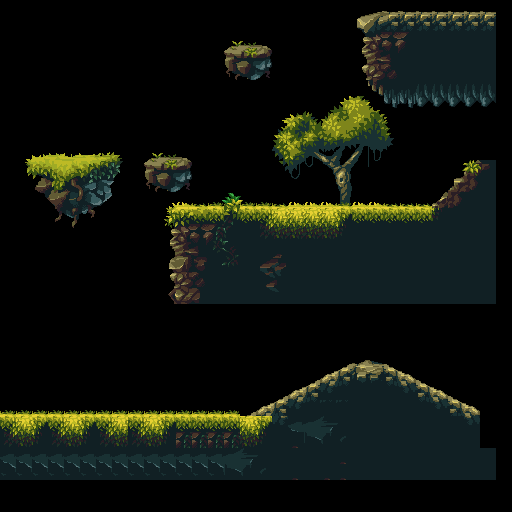

This game map was drawn from its Tiled (.tmx) file and the tilesets committed beside it. A one-line description and the full map source follow:
An orthogonal 32x32 tile map with 16x16 px tiles, 1 tile layer (Primary).

<map version="1.2" tiledversion="1.3.3" orientation="orthogonal" renderorder="left-down" width="32" height="32" tilewidth="16" tileheight="16" infinite="0" nextlayerid="4" nextobjectid="2">
 <editorsettings>
  <export target="level1.json" format="json" />
 </editorsettings>
 <tileset firstgid="1" source="tileset.tsx" />
 <layer id="1" name="Primary" width="32" height="32">
  <data encoding="csv">
0,0,0,0,0,0,0,0,0,0,0,0,0,0,0,0,0,0,0,0,0,0,149,150,151,152,154,154,154,154,154,0,
0,0,0,0,0,0,0,0,0,0,0,0,0,0,0,0,0,0,0,0,0,0,213,214,215,216,218,218,218,218,218,0,
195,0,0,0,0,0,0,0,0,0,0,0,0,0,452,453,454,0,0,0,0,0,277,278,279,280,282,282,282,282,282,0,
259,0,0,0,0,0,265,0,0,0,0,0,0,0,516,517,518,0,0,0,0,0,341,342,343,344,346,346,346,346,346,0,
323,324,0,0,0,328,329,0,0,0,0,0,0,0,580,581,582,0,0,0,0,0,405,406,407,408,410,410,410,410,410,0,
387,388,0,0,391,0,0,0,0,0,0,0,0,0,0,0,0,0,0,0,0,0,469,470,471,472,474,474,474,474,474,0,
0,0,0,0,0,0,0,0,0,0,0,0,0,0,0,0,0,205,206,207,208,209,210,211,535,536,538,538,538,538,538,0,
0,0,0,0,0,0,0,0,0,0,0,0,0,0,0,0,0,269,270,271,272,273,274,275,276,0,0,0,0,0,0,0,
0,0,0,0,0,0,0,0,0,0,0,0,0,0,0,0,0,333,334,335,336,337,338,339,340,0,0,0,0,0,0,0,
66,67,68,69,70,71,72,73,0,452,453,454,0,0,0,0,0,397,398,399,400,401,402,403,404,0,0,997,0,0,0,0,
130,131,132,133,134,135,136,137,0,516,517,518,0,0,0,0,0,461,462,463,464,465,466,467,468,0,0,997,998,999,1000,0,
194,195,196,197,198,199,200,201,0,580,581,582,0,0,0,0,0,525,526,527,528,529,530,531,532,0,0,1061,1062,1063,1064,0,
258,259,260,261,262,263,264,265,0,706,707,708,709,710,711,712,717,709,708,708,708,593,708,708,709,709,709,1125,1126,1127,1128,0,
322,323,324,325,326,327,328,329,0,770,771,772,773,774,775,776,781,782,782,782,782,783,776,776,776,776,776,847,840,840,840,0,
386,387,388,389,390,391,392,393,0,834,835,836,837,838,839,840,845,846,846,846,846,847,840,840,840,840,840,840,840,840,840,0,
0,0,0,0,0,0,0,0,0,898,899,900,901,902,903,904,973,974,904,904,904,904,904,904,904,904,904,840,904,1064,1064,0,
0,0,0,0,0,0,0,0,0,962,963,964,965,966,967,968,1037,1038,968,968,968,968,968,968,968,968,968,840,968,1064,1128,0,
0,0,0,0,0,0,0,0,0,1026,1027,1028,1029,1030,1031,1032,1101,1102,1032,1032,1032,1032,1032,1032,1032,1032,1032,1032,1032,1064,1064,0,
0,0,0,0,0,0,0,0,0,1090,1091,1092,1093,1094,1095,1096,1165,1166,1096,1096,1096,1096,1096,1096,1096,1096,1096,1096,1096,1128,1128,0,
0,0,0,0,0,0,0,0,0,0,0,0,0,0,0,0,0,0,0,0,0,0,0,0,0,0,0,0,0,0,0,0,
0,0,0,0,0,0,0,0,0,0,0,0,0,0,0,0,0,0,0,0,0,0,0,0,0,0,0,0,0,0,0,0,
0,0,0,0,0,0,0,0,0,0,0,0,0,0,0,0,0,0,0,0,0,0,0,0,0,0,0,0,0,0,0,0,
0,0,0,0,0,0,0,0,0,0,0,0,0,0,0,0,0,0,0,0,917,918,920,921,923,924,0,0,0,0,0,0,
0,0,0,0,0,0,0,0,0,0,0,0,0,0,0,0,0,0,917,918,981,982,984,985,987,988,923,924,0,0,0,0,
0,0,0,0,0,0,0,0,0,0,0,0,0,0,0,0,917,918,981,982,1045,1046,1048,1049,1051,1052,987,988,923,924,0,0,
717,718,719,717,718,719,717,718,717,718,719,717,718,719,717,918,981,982,1045,1046,1046,1046,1048,1048,1048,1049,1051,1052,987,988,0,0,
781,782,783,781,782,783,781,782,781,782,783,774,774,774,774,782,783,1045,976,977,978,979,1048,1048,1048,1048,1048,1048,1049,1052,0,0,
845,846,847,845,846,847,845,846,845,846,847,838,838,838,838,846,847,973,974,1041,1042,1043,1048,1049,1049,1049,1049,1049,1049,1049,0,0,
976,976,976,976,976,976,976,976,976,976,976,976,976,976,977,978,979,973,973,973,973,974,1048,1048,1048,1048,1048,1048,1048,1048,1049,0,
1040,1040,1040,1040,1040,1040,1040,1040,1040,1040,1040,1040,1040,1040,1041,1042,1043,973,974,973,974,974,1048,1049,1049,1049,1049,1049,1049,1049,1049,0,
0,0,0,0,0,0,0,0,0,0,0,0,0,0,0,0,0,0,0,0,0,0,0,0,0,0,0,0,0,0,0,0,
0,0,0,0,0,0,0,0,0,0,0,0,0,0,0,0,0,0,0,0,0,0,0,0,0,0,0,0,0,0,0,0
</data>
 </layer>
</map>
